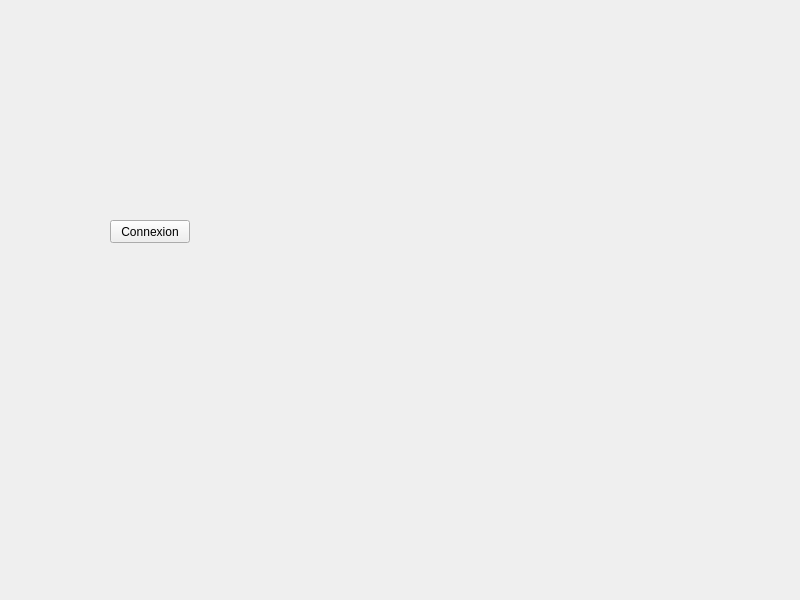
<?xml version="1.0" encoding="UTF-8"?>
<ui version="4.0">
 <class>WidgetTestBDD</class>
 <widget class="QWidget" name="WidgetTestBDD">
  <property name="geometry">
   <rect>
    <x>0</x>
    <y>0</y>
    <width>800</width>
    <height>600</height>
   </rect>
  </property>
  <property name="windowTitle">
   <string>WidgetTestBDD</string>
  </property>
  <widget class="QPushButton" name="pushButtonConnexion">
   <property name="geometry">
    <rect>
     <x>110</x>
     <y>220</y>
     <width>80</width>
     <height>23</height>
    </rect>
   </property>
   <property name="text">
    <string>Connexion</string>
   </property>
  </widget>
 </widget>
 <resources/>
 <connections/>
</ui>
